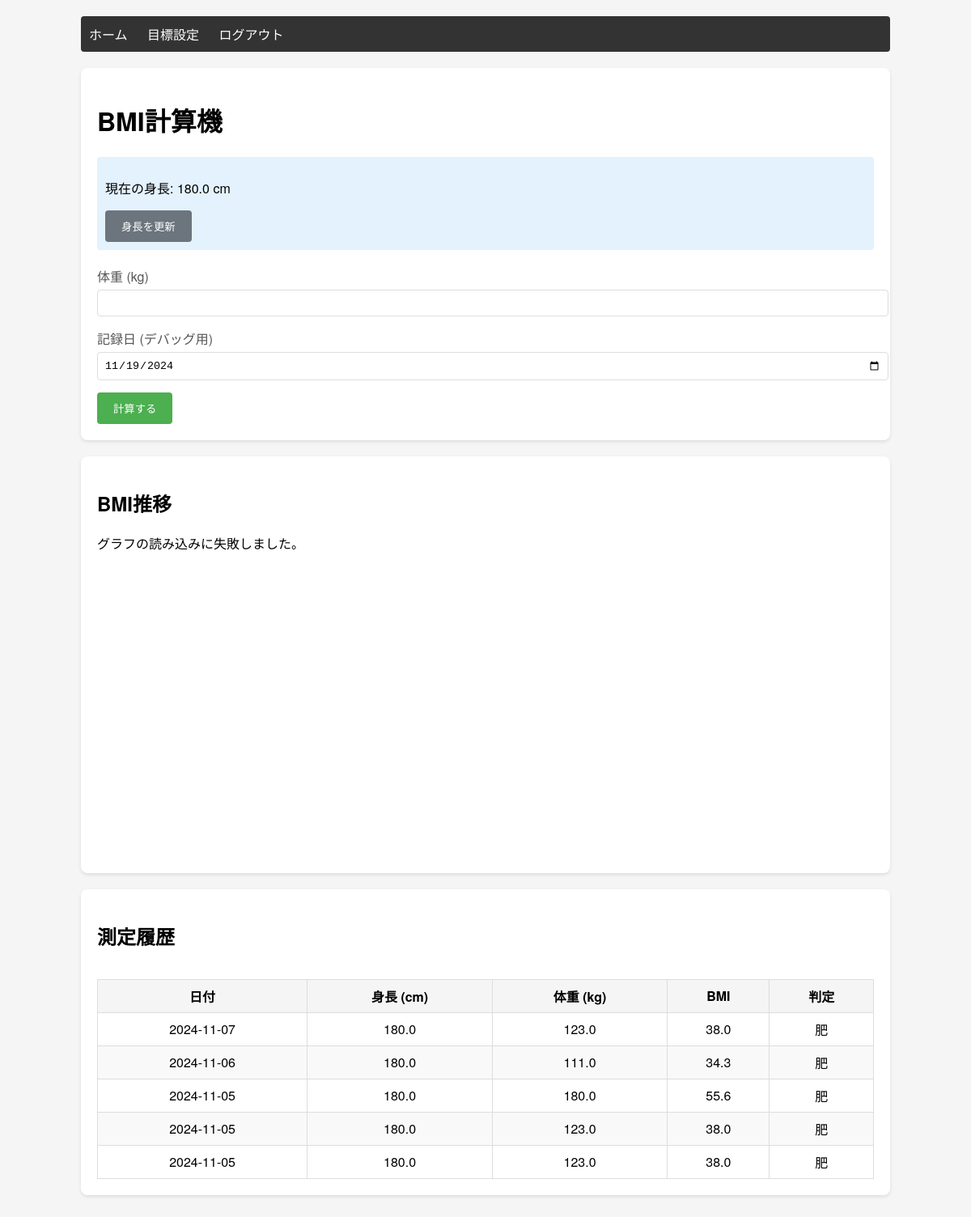
Screenshot of / (signed in) with the database file from the repository.
### models.py (models this page shows, shortened)
class User(UserMixin, db.Model):
    __tablename__ = 'user'
    id = db.Column(db.Integer, primary_key=True)
    username = db.Column(db.String(80), unique=True, nullable=False)
    password_hash = db.Column(db.String(120), nullable=False)
    height = db.Column(db.Float, nullable=True)
    bmi_records = db.relationship('BMIRecord', backref='user', lazy=True)
    bmi_goal = db.relationship('BMIGoal', backref='user', uselist=False)

class BMIRecord(db.Model):
    __tablename__ = 'bmi_record'
    id = db.Column(db.Integer, primary_key=True)
    user_id = db.Column(db.Integer, db.ForeignKey('user.id'), nullable=False)
    weight = db.Column(db.Float, nullable=False)
    height = db.Column(db.Float, nullable=False)
    bmi = db.Column(db.Float, nullable=False)
    date = db.Column(db.DateTime, nullable=False, default=datetime.utcnow)

### routes.py (the view, shortened to what this page needs)
@app.route('/', methods=['GET', 'POST'])
@login_required
def index():
    today = datetime.now()
    def template_get_bmi_status(bmi):
        status, _ = get_bmi_status(bmi)
        return status
    return render_template('index.html',
                         records=current_user.bmi_records,
                         goal=current_user.bmi_goal,
                         today=today,
                         get_bmi_status=template_get_bmi_status)

### app.py (called while the page is built)
@login_manager.user_loader
def load_user(user_id):
    return User.query.get(int(user_id))

### routes.py (called while the page is built)
def get_bmi_status(bmi):
    if bmi < 18.5:
        return "低体重", "健康的な体重を維持するため、バランスの取れた食事を心がけましょう。"
    elif 18.5 <= bmi < 25:
        return "普通体重", "健康的な体格です。この状態を維持しましょう。"
    elif 25 <= bmi < 30:
        return "肥満（1度）", "適度な運動と食事制限で改善を目指しましょう。"
    elif 30 <= bmi < 35:
        return "肥満（2度）", "専門家に相談し、生活習慣の改善を検討しましょう。"
    else:
        return "肥満（3度）", "健康リスクが高いため、医師に相談することをお勧めします。"

### templates/index.html (shortened to what this page needs)
{% extends "base.html" %}
{% block content %}
<div class="container">
    <h1>BMI計算機</h1>
    {% if not current_user.height %}
    <div class="alert alert-info">
        初回利用時は身長の入力が必要です。
    </div>
    {% else %}
    <div class="current-height">
        <p>現在の身長: {{ (current_user.height * 100)|round(1) }} cm</p>
        <button onclick="toggleHeightUpdate()" class="btn-secondary">身長を更新</button>
    </div>
    {% endif %}
    <form method="POST" class="mt-4">
        <div class="form-group">
            <label for="weight">体重 (kg)</label>
            <input type="number" id="weight" name="weight" step="0.1" required>
        </div>
        <div class="form-group">
            <label for="record_date">記録日 (デバッグ用)</label>
            <input type="date" id="record_date" name="record_date"
                   value="{{ today.strftime('%Y-%m-%d') if today }}">
        </div>
        <button type="submit">計算する</button>
    </form>
</div>
<div class="container">
    <h2>BMI推移</h2>
    <div id="bmi-chart" style="width: 100%; height: 400px;"></div>
</div>
<div class="container">
    <h2>測定履歴</h2>
    <div class="table-responsive">
        <table class="history-table">
            <thead>
                <tr>
                    <th>日付</th>
                    <th>身長 (cm)</th>
                    <th>体重 (kg)</th>
                    <th>BMI</th>
                    <th>判定</th>
                </tr>
            </thead>
            <tbody>
                {% for record in records|sort(attribute='date', reverse=True) %}
                <tr>
                    <td>{{ record.date.strftime('%Y-%m-%d') }}</td>
                    <td>{{ (record.height * 100)|round(1) }}</td>
                    <td>{{ record.weight|round(1) }}</td>
                    <td>{{ record.bmi|round(1) }}</td>
                    <td>{{ get_bmi_status(record.bmi)[0] }}</td>
                </tr>
                {% endfor %}
            </tbody>
        </table>
    </div>
</div>
{% endblock %}

### templates/base.html (shortened to what this page needs)
<!DOCTYPE html>
<html lang="ja">
<head>
</head>
<body>
    <div class="nav">
        {% if current_user.is_authenticated %}
            <a href="{{ url_for('index') }}">ホーム</a>
            <a href="{{ url_for('set_goal') }}">目標設定</a>
            <a href="{{ url_for('logout') }}">ログアウト</a>
        {% else %}
            <a href="{{ url_for('login') }}">ログイン</a>
            <a href="{{ url_for('register') }}">新規登録</a>
        {% endif %}
    </div>
    {% block content %}{% endblock %}
</body>
</html>

### templates/base.html (style rules this page uses)
body { font-family: 'Helvetica Neue', Arial, sans-serif; max-width: 1000px; margin: 0 auto; padding: 20px; background-color: #f5f5f5; }
.container { background-color: white; padding: 20px; border-radius: 8px; box-shadow: 0 2px 4px rgba(0,0,0,0.1); margin-bottom: 20px; }
.nav { background-color: #333; padding: 10px; border-radius: 4px; margin-bottom: 20px; }
.nav a { color: white; text-decoration: none; margin-right: 20px; }
.form-group { margin-bottom: 15px; }
label { display: block; margin-bottom: 5px; color: #555; }
input { width: 100%; padding: 8px; border: 1px solid #ddd; border-radius: 4px; }
button { background-color: #4CAF50; color: white; padding: 10px 20px; border: none; border-radius: 4px; cursor: pointer; }
.current-height { margin-bottom: 20px; padding: 10px; background-color: #e3f2fd; border-radius: 4px; }
.btn-secondary { background-color: #6c757d; }
.mt-4 { margin-top: 20px; }

### templates/index.html (style rules this page uses)
.history-table { width: 100%; border-collapse: collapse; margin-top: 1rem; }
.history-table th, .history-table td { padding: 8px; border: 1px solid #ddd; text-align: center; }
.history-table th { background-color: #f5f5f5; font-weight: bold; }
.history-table tr:nth-child(even) { background-color: #f9f9f9; }
.table-responsive { overflow-x: auto; }

### rows the page displays
User: (current_user.height*100)|round(1) "180.0"
BMIRecord: date "2024-11-07", (record.height*100)|round(1) "180.0", weight "123.0", bmi "38.0", bmi "肥"
BMIRecord: date "2024-11-06", (record.height*100)|round(1) "180.0", weight "111.0", bmi "34.3", bmi "肥"
BMIRecord: date "2024-11-05", (record.height*100)|round(1) "180.0", weight "180.0", bmi "55.6", bmi "肥"
BMIRecord: date "2024-11-05", (record.height*100)|round(1) "180.0", weight "123.0", bmi "38.0", bmi "肥"
BMIRecord: date "2024-11-05", (record.height*100)|round(1) "180.0", weight "123.0", bmi "38.0", bmi "肥"
